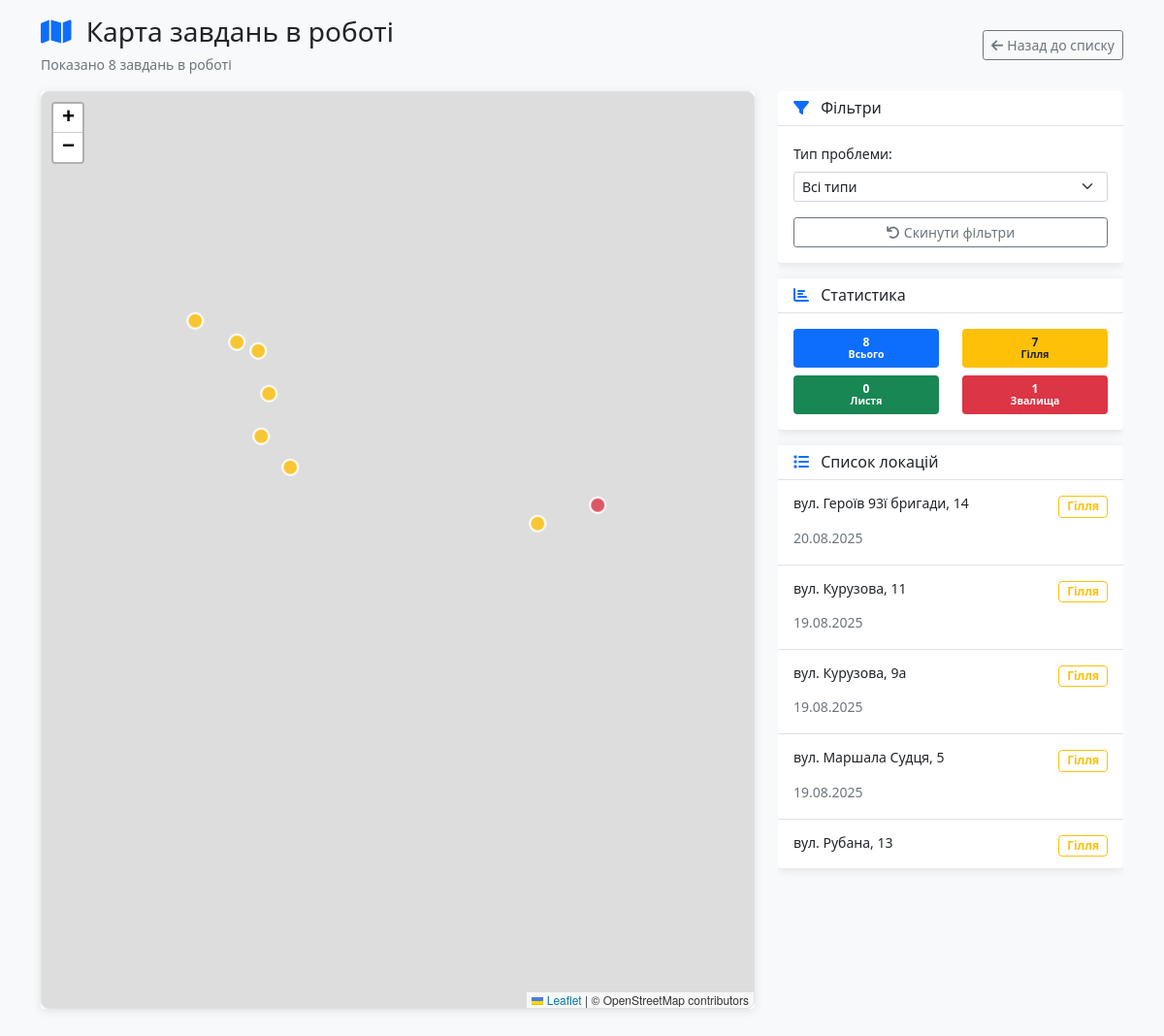
The page /map on the database its author committed.
### models.py (models this page shows, shortened)
class Location(db.Model):
    id = db.Column(db.Integer, primary_key=True)
    address = db.Column(db.String(200), nullable=False)
    latitude = db.Column(db.Float, nullable=False)
    longitude = db.Column(db.Float, nullable=False)
    problem_type = db.Column(db.String(50), nullable=False)
    status = db.Column(db.String(20), default='in_progress')
    description = db.Column(db.Text)
    date_created = db.Column(db.DateTime, default=datetime.utcnow)
    date_completed = db.Column(db.DateTime)
    created_by = db.Column(db.Integer, db.ForeignKey('user.id'))

### app.py (the view)
@app.route('/map')
def map_all():
    problem_type = request.args.get('problem_type', 'all')
    query = Location.query.filter(Location.status == 'in_progress')
    if problem_type != 'all':
        query = query.filter(Location.problem_type == problem_type)
    locations = query.all()
    for location in locations:
        location.formatted_address = format_address(location.address)
    locations.sort(key=lambda x: x.formatted_address)
    for location in locations:
        location.address = location.formatted_address
    total_count = len(locations)
    branches_count = len([l for l in locations if l.problem_type == 'Гілля'])
    leaves_count = len([l for l in locations if l.problem_type == 'Листя'])
    trash_count = len([l for l in locations if l.problem_type == 'Звалища'])
    return render_template('map_all.html',
                           locations=locations,
                           current_problem_type=problem_type,
                           total_count=total_count,
                           branches_count=branches_count,
                           leaves_count=leaves_count,
                           trash_count=trash_count)

### app.py (called while the page is built)
def format_address(address):
    file_path = Path(__file__).parent / "static" / "street-names.json"
    with open(file_path, "r", encoding="utf-8") as f:
        addresses = json.load(f)
        for k, v in addresses.items():
            if address.startswith(k):
                return address.replace(k, v)
    return address

### templates/map_all.html (shortened to what this page needs)
<!DOCTYPE html>
<html lang="uk">
<head>
    <link href="https://cdn.jsdelivr.net/npm/bootstrap@5.1.3/dist/css/bootstrap.min.css" rel="stylesheet">
    <link rel="stylesheet" href="https://unpkg.com/leaflet@1.7.1/dist/leaflet.css" />
    <link rel="stylesheet" href="https://cdnjs.cloudflare.com/ajax/libs/font-awesome/6.0.0/css/all.min.css">
</head>
<body class="bg-light">
    <div class="container-fluid py-3">
        <div class="row mb-3">
            <div class="col">
                <div class="d-flex align-items-center justify-content-between flex-wrap gap-2">
                    <div>
                        <h3 class="mb-1">
                            <i class="fas fa-map text-primary me-2"></i>
                            Карта завдань в роботі
                        </h3>
                        <p class="text-muted mb-0">
                            <small>
                                Показано {{ locations|length }} завдань в роботі
                            </small>
                        </p>
                    </div>
                    <a href="{{ url_for('index') }}" class="btn btn-outline-secondary btn-sm">
                        <i class="fas fa-arrow-left me-1"></i>Назад до списку
                    </a>
                </div>
            </div>
        </div>
        <div class="row">
            <div class="col-lg-8 order-1">
                <div class="card info-card h-100">
                    <div class="card-body p-0">
                        <div id="map" data-locations='[
                            {% for location in locations %}
                            {
                                "id": {{ location.id }},
                                "lat": {{ location.latitude }},
                                "lng": {{ location.longitude }},
                                "address": {{ location.address|tojson }},
                                "problemType": {{ location.problem_type|tojson }},
                                "status": {{ location.status|tojson }},
                                "dateCreated": {{ location.date_created.strftime('%d.%m.%Y')|tojson }},
                                "dateCompleted": {{ (location.date_completed.strftime('%d.%m.%Y') if location.date_completed else '')|tojson }}
                            }{% if not loop.last %},{% endif %}
                            {% endfor %}
                        ]'></div>
                    </div>
                </div>
            </div>
            <div class="col-lg-4 order-2">
                <div class="right-panel">
                    <div class="card info-card mb-3">
                        <div class="card-header bg-white border-bottom">
                            <h6 class="card-title mb-0">
                                <i class="fas fa-filter me-2 text-primary"></i>
                                Фільтри
                            </h6>
                        </div>
                        <div class="card-body">
                            <form method="GET">
                                <div class="mb-3">
                                    <label class="form-label small">Тип проблеми:</label>
                                    <select name="problem_type" class="form-select form-select-sm" onchange="this.form.submit()">
                                        <option value="all" {% if current_problem_type == 'all' %}selected{% endif %}>Всі типи</option>
                                    </select>
                                </div>
                                <div class="d-grid">
                                    <a href="{{ url_for('map_all') }}" class="btn btn-outline-secondary btn-sm">
                                        <i class="fas fa-undo me-1"></i>Скинути фільтри
                                    </a>
                                </div>
                            </form>
                        </div>
                    </div>
                    <div class="card info-card mb-3">
                        <div class="card-header bg-white border-bottom">
                            <h6 class="card-title mb-0">
                                <i class="fas fa-chart-bar me-2 text-primary"></i>
                                Статистика
                            </h6>
                        </div>
                        <div class="card-body">
                            <div class="row text-center">
                                <div class="col-6 mb-2">
                                    <div class="badge bg-primary w-100 py-2">
                                        <div class="fw-bold">{{ total_count }}</div>
                                        <small>Всього</small>
                                    </div>
                                </div>
                                <div class="col-6 mb-2">
                                    <div class="badge bg-warning text-dark w-100 py-2">
                                        <div class="fw-bold">{{ branches_count }}</div>
                                        <small>Гілля</small>
                                    </div>
                                </div>
                                <div class="col-6">
                                    <div class="badge bg-success w-100 py-2">
                                        <div class="fw-bold">{{ leaves_count }}</div>
                                        <small>Листя</small>
                                    </div>
                                </div>
                                <div class="col-6">
                                    <div class="badge bg-danger w-100 py-2">
                                        <div class="fw-bold">{{ trash_count }}</div>
                                        <small>Звалища</small>
                                    </div>
                                </div>
                            </div>
                        </div>
                    </div>
                    <div class="card info-card">
                        <div class="card-header bg-white border-bottom">
                            <h6 class="card-title mb-0">
                                <i class="fas fa-list me-2 text-primary"></i>
                                Список локацій
                            </h6>
                        </div>
                        <div class="card-body p-0" style="max-height: 400px; overflow-y: auto;">
                            {% for location in locations %}
                            <div class="location-item p-3 border-bottom"
                                 data-lat="{{ location.latitude }}"
                                 data-lng="{{ location.longitude }}"
                                 data-id="{{ location.id }}"
                                 data-action="focus-location">
                                <div class="d-flex justify-content-between align-items-start mb-2">
                                    <h6 class="mb-1 small">{{ location.address }}</h6>
                                    {% if location.problem_type == 'Гілля' %}
                                        <span class="badge border border-warning text-warning bg-transparent">{{ location.problem_type }}</span>
                                    {% elif location.problem_type == 'Листя' %}
                                        <span class="badge border border-success text-success bg-transparent">{{ location.problem_type }}</span>
                                    {% else %}
                                        <span class="badge border border-danger text-danger bg-transparent">{{ location.problem_type }}</span>
                                    {% endif %}
                                </div>
                                <small class="text-muted">{{ location.date_created.strftime('%d.%m.%Y') }}</small>
                            </div>
                            {% endfor %}
                        </div>
                    </div>
                </div>
            </div>
        </div>
    </div>
</body>
</html>

### templates/map_all.html (style rules this page uses)
#map { height: 85vh; min-height: 600px; width: 100%; border-radius: 8px; border: 1px solid #dee2e6; }
.info-card { box-shadow: 0 2px 10px rgba(0,0,0,0.1); border: none; }
.container-fluid { max-width: 95%; margin: 0 auto; }
.location-item { cursor: pointer; transition: background-color 0.2s; }
.right-panel { height: 85vh; overflow-y: auto; }

### rows shown on the page
Location: address "вул. Героїв 93ї бригади, 14", problem_type "Гілля", date_created "20.08.2025"
Location: address "вул. Курузова, 11", problem_type "Гілля", date_created "19.08.2025"
Location: address "вул. Курузова, 9а", problem_type "Гілля", date_created "19.08.2025"
Location: address "вул. Маршала Судця, 5", problem_type "Гілля", date_created "19.08.2025"
Location: address "вул. Рубана, 13", problem_type "Гілля"

### other values the page prints
{{ locations|length }} "8"
{{ total_count }} "8"
{{ branches_count }} "7"
{{ leaves_count }} "0"
{{ trash_count }} "1"
